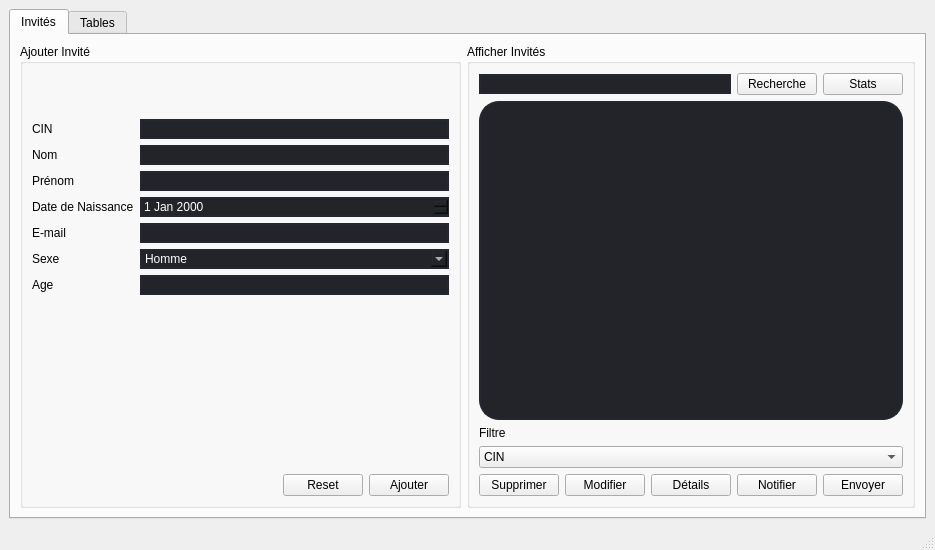
<?xml version="1.0" encoding="UTF-8"?>
<ui version="4.0">
 <class>MainWindow</class>
 <widget class="QMainWindow" name="MainWindow">
  <property name="geometry">
   <rect>
    <x>0</x>
    <y>0</y>
    <width>935</width>
    <height>550</height>
   </rect>
  </property>
  <property name="windowTitle">
   <string>MainWindow</string>
  </property>
  <property name="styleSheet">
   <string notr="true"/>
  </property>
  <widget class="QWidget" name="centralwidget">
   <layout class="QHBoxLayout" name="horizontalLayout">
    <item>
     <widget class="QTabWidget" name="tabWidget_invites">
      <property name="styleSheet">
       <string notr="true"/>
      </property>
      <property name="currentIndex">
       <number>0</number>
      </property>
      <widget class="QWidget" name="tab">
       <attribute name="title">
        <string>Invités</string>
       </attribute>
       <layout class="QHBoxLayout" name="horizontalLayout_3">
        <item>
         <layout class="QHBoxLayout" name="horizontalLayout_2">
          <item>
           <widget class="QGroupBox" name="groupBox">
            <property name="title">
             <string>Ajouter Invité</string>
            </property>
            <layout class="QVBoxLayout" name="verticalLayout_2">
             <item>
              <layout class="QVBoxLayout" name="verticalLayout">
               <item>
                <layout class="QFormLayout" name="formLayout">
                 <item row="0" column="1">
                  <spacer name="verticalSpacer_2">
                   <property name="orientation">
                    <enum>Qt::Vertical</enum>
                   </property>
                   <property name="sizeHint" stdset="0">
                    <size>
                     <width>20</width>
                     <height>40</height>
                    </size>
                   </property>
                  </spacer>
                 </item>
                 <item row="1" column="0">
                  <widget class="QLabel" name="cINLabel">
                   <property name="styleSheet">
                    <string notr="true">font: 8pt &quot;MS Shell Dlg 2&quot;;</string>
                   </property>
                   <property name="text">
                    <string>CIN</string>
                   </property>
                  </widget>
                 </item>
                 <item row="1" column="1">
                  <widget class="QLineEdit" name="cINLineEdit">
                   <property name="styleSheet">
                    <string notr="true">QLineEdit
{
border:2px solid rgb(37,39,48);
border-radius: 20px;
color:#FFF;
background-color: rgb(34,36,42);
padding-left:20px;
padding-right:20px;
border-radius:20px;
}</string>
                   </property>
                  </widget>
                 </item>
                 <item row="2" column="0">
                  <widget class="QLabel" name="nomLabel">
                   <property name="styleSheet">
                    <string notr="true">font: 8pt &quot;MS Shell Dlg 2&quot;;</string>
                   </property>
                   <property name="text">
                    <string>Nom</string>
                   </property>
                  </widget>
                 </item>
                 <item row="2" column="1">
                  <widget class="QLineEdit" name="nomLineEdit">
                   <property name="styleSheet">
                    <string notr="true">QLineEdit
{
border:2px solid rgb(37,39,48);
border-radius: 20px;
color:#FFF;
background-color: rgb(34,36,42);
}</string>
                   </property>
                  </widget>
                 </item>
                 <item row="3" column="0">
                  <widget class="QLabel" name="prNomLabel">
                   <property name="styleSheet">
                    <string notr="true">font: 8pt &quot;MS Shell Dlg 2&quot;;</string>
                   </property>
                   <property name="text">
                    <string>Prénom</string>
                   </property>
                  </widget>
                 </item>
                 <item row="3" column="1">
                  <widget class="QLineEdit" name="prNomLineEdit">
                   <property name="styleSheet">
                    <string notr="true">QLineEdit
{
border:2px solid rgb(37,39,48);
border-radius: 20px;
color:#FFF;
background-color: rgb(34,36,42);
}</string>
                   </property>
                  </widget>
                 </item>
                 <item row="4" column="0">
                  <widget class="QLabel" name="dateDeNaissanceLabel">
                   <property name="styleSheet">
                    <string notr="true">font: 8pt &quot;MS Shell Dlg 2&quot;;</string>
                   </property>
                   <property name="text">
                    <string>Date de Naissance</string>
                   </property>
                  </widget>
                 </item>
                 <item row="4" column="1">
                  <widget class="QDateEdit" name="dateDeNaissanceDateEdit">
                   <property name="styleSheet">
                    <string notr="true">QDateEdit
{
border:2px solid rgb(37,39,48);
border-radius: 20px;
color:#FFF;
background-color: rgb(34,36,42);
}</string>
                   </property>
                  </widget>
                 </item>
                 <item row="5" column="0">
                  <widget class="QLabel" name="eMailLabel">
                   <property name="styleSheet">
                    <string notr="true">font: 8pt &quot;MS Shell Dlg 2&quot;;</string>
                   </property>
                   <property name="text">
                    <string>E-mail</string>
                   </property>
                  </widget>
                 </item>
                 <item row="5" column="1">
                  <widget class="QLineEdit" name="eMailLineEdit">
                   <property name="styleSheet">
                    <string notr="true">QLineEdit
{
border:2px solid rgb(37,39,48);
border-radius: 20px;
color:#FFF;
background-color: rgb(34,36,42);
}</string>
                   </property>
                  </widget>
                 </item>
                 <item row="6" column="0">
                  <widget class="QLabel" name="sexeLabel">
                   <property name="styleSheet">
                    <string notr="true">font: 8pt &quot;MS Shell Dlg 2&quot;;</string>
                   </property>
                   <property name="text">
                    <string>Sexe</string>
                   </property>
                  </widget>
                 </item>
                 <item row="6" column="1">
                  <widget class="QComboBox" name="sexeComboBox">
                   <property name="styleSheet">
                    <string notr="true">QComboBox
{
border:2px solid rgb(37,39,48);
border-radius: 20px;
color:#FFF;
background-color: rgb(34,36,42);
}</string>
                   </property>
                   <item>
                    <property name="text">
                     <string>Homme</string>
                    </property>
                   </item>
                   <item>
                    <property name="text">
                     <string>Femme</string>
                    </property>
                   </item>
                  </widget>
                 </item>
                 <item row="7" column="0">
                  <widget class="QLabel" name="ageLabel">
                   <property name="styleSheet">
                    <string notr="true">font: 8pt &quot;MS Shell Dlg 2&quot;;</string>
                   </property>
                   <property name="text">
                    <string>Age</string>
                   </property>
                  </widget>
                 </item>
                 <item row="7" column="1">
                  <widget class="QLineEdit" name="ageLineEdit">
                   <property name="styleSheet">
                    <string notr="true">QLineEdit
{
border:2px solid rgb(37,39,48);
border-radius: 20px;
color:#FFF;
background-color: rgb(34,36,42);
}</string>
                   </property>
                  </widget>
                 </item>
                </layout>
               </item>
              </layout>
             </item>
             <item>
              <spacer name="verticalSpacer">
               <property name="orientation">
                <enum>Qt::Vertical</enum>
               </property>
               <property name="sizeHint" stdset="0">
                <size>
                 <width>20</width>
                 <height>40</height>
                </size>
               </property>
              </spacer>
             </item>
             <item>
              <layout class="QHBoxLayout" name="horizontalLayout_12">
               <item>
                <spacer name="horizontalSpacer">
                 <property name="orientation">
                  <enum>Qt::Horizontal</enum>
                 </property>
                 <property name="sizeHint" stdset="0">
                  <size>
                   <width>40</width>
                   <height>20</height>
                  </size>
                 </property>
                </spacer>
               </item>
               <item>
                <widget class="QPushButton" name="pushButton_reset">
                 <property name="styleSheet">
                  <string notr="true">font: 8pt &quot;MS Shell Dlg 2&quot;;</string>
                 </property>
                 <property name="text">
                  <string>Reset</string>
                 </property>
                </widget>
               </item>
               <item>
                <widget class="QPushButton" name="pushButton_ajouter">
                 <property name="styleSheet">
                  <string notr="true">font: 8pt &quot;MS Shell Dlg 2&quot;;</string>
                 </property>
                 <property name="text">
                  <string>Ajouter</string>
                 </property>
                </widget>
               </item>
              </layout>
             </item>
            </layout>
           </widget>
          </item>
          <item>
           <widget class="QGroupBox" name="groupBox_2">
            <property name="title">
             <string>Afficher Invités</string>
            </property>
            <layout class="QHBoxLayout" name="horizontalLayout_6">
             <item>
              <layout class="QVBoxLayout" name="verticalLayout_3">
               <item>
                <layout class="QHBoxLayout" name="horizontalLayout_7">
                 <item>
                  <widget class="QLineEdit" name="lineEdit_recherche">
                   <property name="styleSheet">
                    <string notr="true">QLineEdit
{
border:2px solid rgb(37,39,48);
border-radius: 20px;
color:#FFF;
background-color: rgb(34,36,42);
}</string>
                   </property>
                  </widget>
                 </item>
                 <item>
                  <widget class="QPushButton" name="pushButton_recherche">
                   <property name="text">
                    <string>Recherche</string>
                   </property>
                  </widget>
                 </item>
                 <item>
                  <widget class="QPushButton" name="pushButton_stats">
                   <property name="text">
                    <string>Stats</string>
                   </property>
                  </widget>
                 </item>
                </layout>
               </item>
               <item>
                <widget class="QTableView" name="tableView">
                 <property name="styleSheet">
                  <string notr="true">QTableView
{
border:2px solid rgb(37,39,48);
border-radius: 20px;
color:#FFF;
background-color: rgb(34,36,42);
}</string>
                 </property>
                </widget>
               </item>
               <item>
                <layout class="QVBoxLayout" name="verticalLayout_4">
                 <item>
                  <widget class="QLabel" name="label_2">
                   <property name="text">
                    <string>Filtre</string>
                   </property>
                  </widget>
                 </item>
                 <item>
                  <widget class="QComboBox" name="comboBox_filtre">
                   <item>
                    <property name="text">
                     <string>CIN</string>
                    </property>
                   </item>
                   <item>
                    <property name="text">
                     <string>Nom</string>
                    </property>
                   </item>
                   <item>
                    <property name="text">
                     <string>Date Naissance</string>
                    </property>
                   </item>
                   <item>
                    <property name="text">
                     <string>Sexe</string>
                    </property>
                   </item>
                  </widget>
                 </item>
                 <item>
                  <layout class="QHBoxLayout" name="horizontalLayout_15">
                   <item>
                    <widget class="QPushButton" name="pushButton_supprimer">
                     <property name="text">
                      <string>Supprimer</string>
                     </property>
                    </widget>
                   </item>
                   <item>
                    <widget class="QPushButton" name="pushButton_modifier">
                     <property name="text">
                      <string>Modifier</string>
                     </property>
                     <property name="checkable">
                      <bool>true</bool>
                     </property>
                    </widget>
                   </item>
                   <item>
                    <widget class="QPushButton" name="pushButton_details">
                     <property name="text">
                      <string>Détails</string>
                     </property>
                    </widget>
                   </item>
                   <item>
                    <widget class="QPushButton" name="pushButton_notifier">
                     <property name="text">
                      <string>Notifier</string>
                     </property>
                    </widget>
                   </item>
                   <item>
                    <widget class="QPushButton" name="pushButton_envoyer">
                     <property name="text">
                      <string>Envoyer</string>
                     </property>
                    </widget>
                   </item>
                  </layout>
                 </item>
                </layout>
               </item>
              </layout>
             </item>
            </layout>
           </widget>
          </item>
         </layout>
        </item>
       </layout>
      </widget>
      <widget class="QWidget" name="tab_2">
       <attribute name="title">
        <string>Tables</string>
       </attribute>
       <layout class="QHBoxLayout" name="horizontalLayout_5">
        <item>
         <layout class="QHBoxLayout" name="horizontalLayout_4"/>
        </item>
       </layout>
      </widget>
     </widget>
    </item>
   </layout>
  </widget>
  <widget class="QMenuBar" name="menubar">
   <property name="geometry">
    <rect>
     <x>0</x>
     <y>0</y>
     <width>935</width>
     <height>21</height>
    </rect>
   </property>
  </widget>
  <widget class="QStatusBar" name="statusbar"/>
 </widget>
 <resources/>
 <connections/>
</ui>
